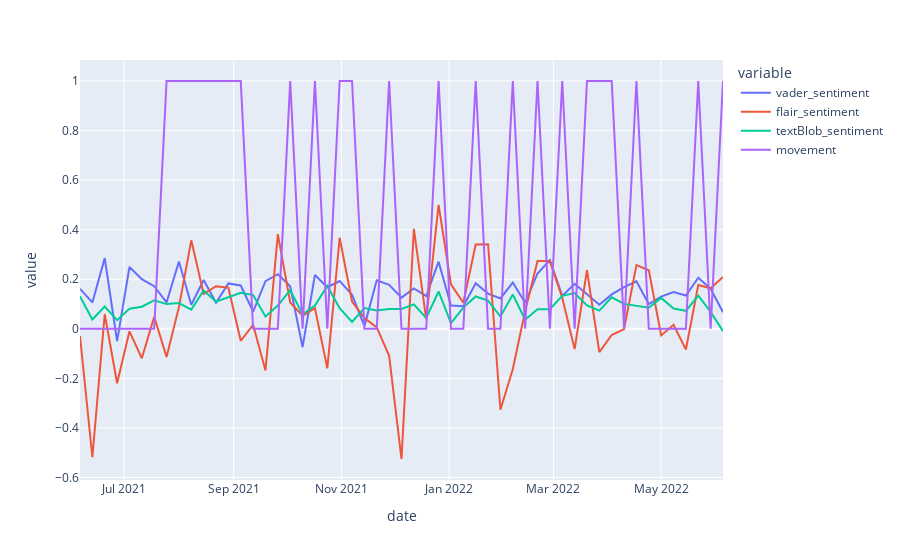

The notebook cell saved with this chart:
### Code cell
fig = px.line(df_resampled, y=['vader_sentiment', 'flair_sentiment', 'textBlob_sentiment', 'movement'])
fig.show()
